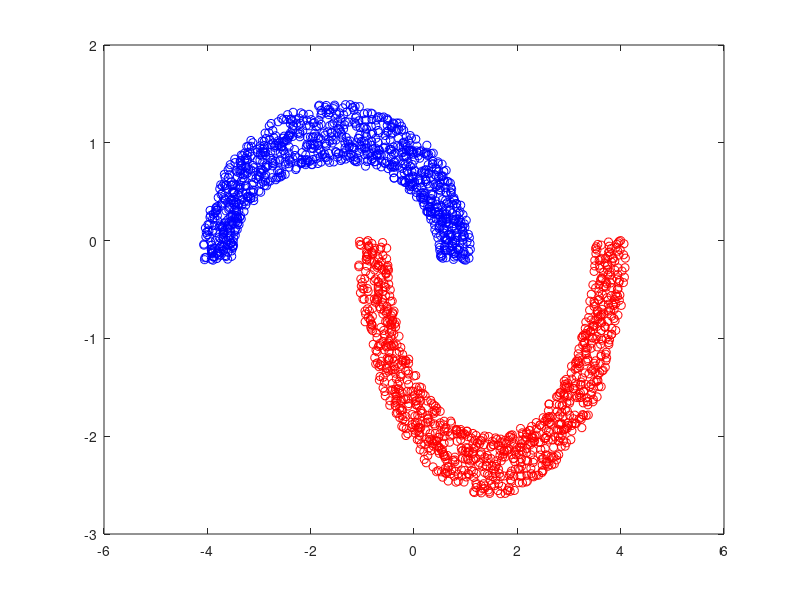
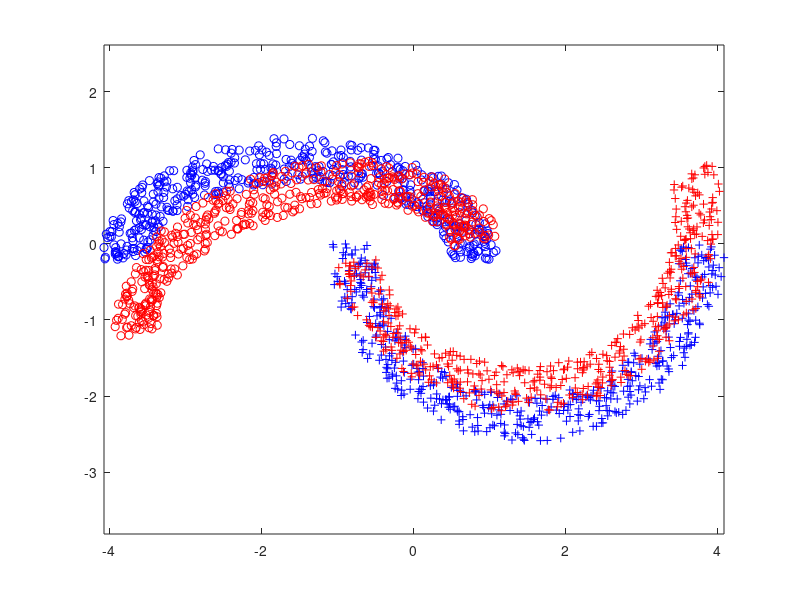

The MATLAB script that drew these images, in order:
% 20161221
% two-moon dataset generator
% sDANN: Shallow Domain-Adversarial Training of Neural Networks (toy
% example)
% written by BISPL, KAIST, Jaejun Yoo
% e-mail: jaejun2004@gmail.com

center1 = -1.5;
center2 = 1.5;
nb_sample = 1000;
radius = 2;
theta = linspace(0,pi,nb_sample);
noise = rand(1,nb_sample)*0.6;
semi_up = [(radius+noise).*cos(theta) + center1;(radius-1+noise).*sin(theta)-0.2];
semi_down = [(radius+noise).*cos(-1*theta) + center2; (radius+noise).*sin(-1*theta)];
figure;
plot(semi_up(1,:),semi_up(2,:),'bo')
hold on
plot(semi_down(1,:),semi_down(2,:),'ro')

x = [semi_up,semi_down]';
y = [ones(length(semi_up),1);-1*ones(length(semi_down),1)];
idx = randperm(2*nb_sample,2*nb_sample);
xt = x(idx(1:nb_sample),:);
yt = y(idx(1:nb_sample));
x = x(idx(nb_sample+1:end),:);
y = y(idx(nb_sample+1:end));

theta = 15;
theta = theta*pi/180;
rotation = [  [cos(theta), sin(theta)]; [-sin(theta), cos(theta)] ];
xt = xt * rotation;

figure,
plot(x(y==1,1),x(y==1,2),'bo')
hold on 
plot(x(y==-1,1),x(y==-1,2),'b+')
plot(xt(yt==1,1),xt(yt==1,2),'ro')
plot(xt(yt==-1,1),xt(yt==-1,2),'r+')
axis equal

save('2Moons_v2','x','xt','y','yt');



